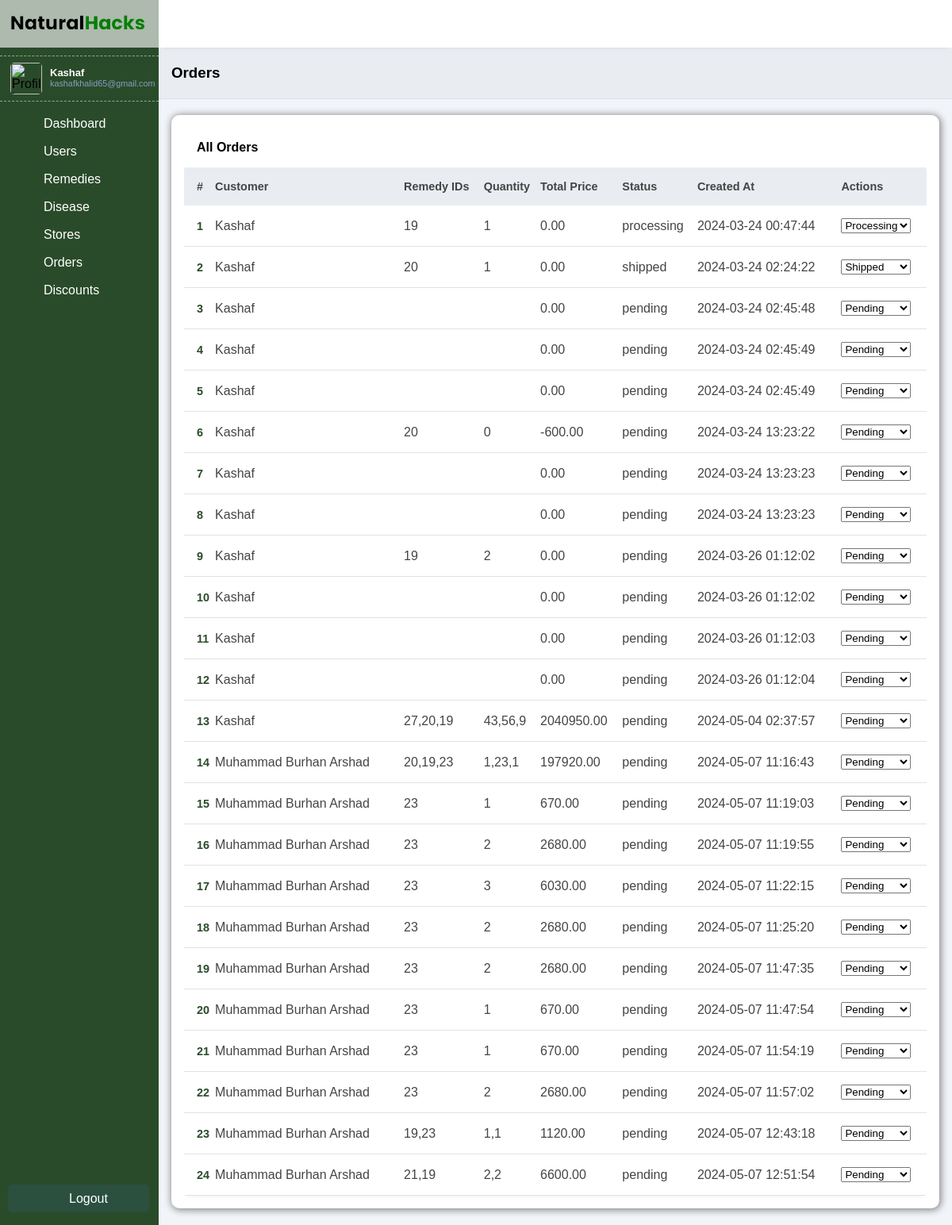
Page /admin/orders/orders.php (signed in) on the committed database.
### tables this page shows
CREATE TABLE `orders` (
  `id` int(11) NOT NULL,
  `user_id` int(11) NOT NULL,
  `total_price` decimal(10,2) NOT NULL,
  `created_at` timestamp NOT NULL DEFAULT current_timestamp(),
  `status` enum('pending','processing','shipped','delivered','cancelled') DEFAULT 'pending'
);

CREATE TABLE `users` (
  `id` int(11) NOT NULL,
  `name` varchar(225) DEFAULT NULL,
  `image` varchar(255) DEFAULT NULL,
  `email` varchar(225) DEFAULT NULL,
  `phone` longtext DEFAULT NULL,
  `password` varchar(225) DEFAULT NULL,
  `address` varchar(225) DEFAULT NULL,
  `admin_approved` tinyint(1) NOT NULL DEFAULT 1,
  `created_at` timestamp NOT NULL DEFAULT current_timestamp() ON UPDATE current_timestamp()
);

### admin/orders/orders.php (the view, shortened to what this page needs)
<?php
require_once '../../connection.php';
include_once '../layout/head.php';
include_once '../layout/sidebar.php';
?>
<!DOCTYPE html>
<html lang="en">
<?php include_once '../layout/header.php'; ?>
<body>
    <div class="main-content">
        <main>
            <div class="page-header">
                <h3>Orders</h3>
            </div>
            <div class="page-content">
                <?php
                $sql = "SELECT orders.*, users.name AS user_name, GROUP_CONCAT(order_items.remedy_id) AS remedy_ids, GROUP_CONCAT(order_items.quantity) AS quantities
                        FROM orders
                        INNER JOIN users ON orders.user_id = users.id
                        LEFT JOIN order_items ON orders.id = order_items.order_id
                        GROUP BY orders.id";
                $orders_result = mysqli_query($conn, $sql);
                if (mysqli_num_rows($orders_result) > 0) {
                    ?>
                    <div class="card">
                        <div class="record-header">
                            <h4>All Orders</h4>
                        </div>
                        <div class="records table-responsive">
                            <table width="100%">
                                <thead>
                                    <tr>
                                        <th>#</th>
                                        <th>Customer</th>
                                        <th>Remedy IDs</th>
                                        <th>Quantity</th>
                                        <th>Total Price</th>
                                        <th>Status</th>
                                        <th>Created At</th>
                                        <th>Actions</th>
                                    </tr>
                                </thead>
                                <tbody>
                                    <?php
                                    $order_count = 0;
                                    while ($order = mysqli_fetch_assoc($orders_result)) {
                                        $order_count++;
                                        ?>
                                        <tr>
                                            <td><?= $order_count ?></td>
                                            <td><?= htmlspecialchars($order['user_name']) ?></td>
                                            <td><?= htmlspecialchars($order['remedy_ids']) ?></td>
                                            <td><?= isset($order['quantities']) ? htmlspecialchars($order['quantities']) : '' ?></td>
                                            <td><?= htmlspecialchars($order['total_price']) ?></td>
                                            <td><?= htmlspecialchars($order['status']) ?></td>
                                            <td><?= htmlspecialchars($order['created_at']) ?></td>
                                            <td>
                                                <form method="POST" action="">
                                                    <select name="status" onchange="this.form.submit()">
                                                        <option value="pending" <?= ($order['status'] == 'pending') ? 'selected' : '' ?>>Pending</option>
                                                        <option value="processing" <?= ($order['status'] == 'processing') ? 'selected' : '' ?>>Processing</option>
                                                        <option value="shipped" <?= ($order['status'] == 'shipped') ? 'selected' : '' ?>>Shipped</option>
                                                    </select>
                                                </form>
                                            </td>
                                        </tr>
                                    <?php } ?>
                                </tbody>
                            </table>
                        </div>
                    </div>
                <?php
                } else {
                    echo "<div class='no-data'>
                            <img src='../assets/images/no-data.jpg' />
                            <h1>No records found</h1>
                        </div>";
                }
                ?>
            </div>
        </main>
    </div>
</body>
</html>

### admin/style.css (style rules this page uses)
:root { --main-color: #2a4b2a; --color-dark: #2b503f; --text-grey: #b0b0b0; }
* { margin: 0; padding: 0; text-decoration: none; box-sizing: border-box; font-family: "Merriweather", sans-serif; }
.main-content { margin-left: 200px; width: calc(100% - 200px); transition: margin-left 300ms; }
main { margin-top: 60px; }
.page-header { padding: 1.3rem 1rem; background: #e9edf2; border-bottom: 1px solid #dee2e8; }
.page-content { padding: 1.3rem 1rem; background: #f1f4f9; }
.card { background-color: white; padding: 1rem; border-radius: 10px; box-shadow: gray 1px 1px 10px 1px; }
.records { box-shadow: 0px 5px 5px -5px rgb(0 0 0 / 10%); background: #fff; border-radius: 3px; }
.record-header { padding: 1rem; display: flex; justify-content: space-between; align-items: center; }
input, button, select { outline: none; }
.table-responsive { width: 100%; overflow: auto; }
table { border-collapse: collapse; }
table thead tr { background: #e9edf2; }
table thead th { padding: 1rem 0rem; text-align: left; color: #444; font-size: 0.9rem; }
table thead th:first-child { padding-left: 1rem; }
table tbody td { padding: 1rem 0rem; color: #444; }
table tbody td:first-child { padding-left: 1rem; color: var(--main-color); font-weight: 600; font-size: 0.9rem; }
table tbody tr { border-bottom: 1px solid #dee2e8; }

### rows in the picture
orders: user.name "Kashaf", remedy_ids "19", quantities "1", total_price "0.00", status "processing", created_at "2024-03-24 00:47:44", status "Processing"
orders: user.name "Kashaf", remedy_ids "20", quantities "1", total_price "0.00", status "shipped", created_at "2024-03-24 02:24:22", status "Shipped"
orders: user.name "Kashaf", total_price "0.00", status "pending", created_at "2024-03-24 02:45:48", status "Pending"
orders: user.name "Kashaf", total_price "0.00", status "pending", created_at "2024-03-24 02:45:49", status "Pending"
orders: user.name "Kashaf", total_price "0.00", status "pending", created_at "2024-03-24 02:45:49", status "Pending"
orders: user.name "Kashaf", remedy_ids "20", quantities "0", total_price "-600.00", status "pending", created_at "2024-03-24 13:23:22", status "Pending"
orders: user.name "Kashaf", total_price "0.00", status "pending", created_at "2024-03-24 13:23:23", status "Pending"
orders: user.name "Kashaf", total_price "0.00", status "pending", created_at "2024-03-24 13:23:23", status "Pending"
orders: user.name "Kashaf", remedy_ids "19", quantities "2", total_price "0.00", status "pending", created_at "2024-03-26 01:12:02", status "Pending"
orders: user.name "Kashaf", total_price "0.00", status "pending", created_at "2024-03-26 01:12:02", status "Pending"
orders: user.name "Kashaf", total_price "0.00", status "pending", created_at "2024-03-26 01:12:03", status "Pending"
orders: user.name "Kashaf", total_price "0.00", status "pending", created_at "2024-03-26 01:12:04", status "Pending"
orders: user.name "Kashaf", remedy_ids "27,20,19", quantities "43,56,9", total_price "2040950.00", status "pending", created_at "2024-05-04 02:37:57", status "Pending"
orders: user.name "Muhammad Burhan Arshad", remedy_ids "20,19,23", quantities "1,23,1", total_price "197920.00", status "pending", created_at "2024-05-07 11:16:43", status "Pending"
orders: user.name "Muhammad Burhan Arshad", remedy_ids "23", quantities "1", total_price "670.00", status "pending", created_at "2024-05-07 11:19:03", status "Pending"
orders: user.name "Muhammad Burhan Arshad", remedy_ids "23", quantities "2", total_price "2680.00", status "pending", created_at "2024-05-07 11:19:55", status "Pending"
orders: user.name "Muhammad Burhan Arshad", remedy_ids "23", quantities "3", total_price "6030.00", status "pending", created_at "2024-05-07 11:22:15", status "Pending"
orders: user.name "Muhammad Burhan Arshad", remedy_ids "23", quantities "2", total_price "2680.00", status "pending", created_at "2024-05-07 11:25:20", status "Pending"
orders: user.name "Muhammad Burhan Arshad", remedy_ids "23", quantities "2", total_price "2680.00", status "pending", created_at "2024-05-07 11:47:35", status "Pending"
orders: user.name "Muhammad Burhan Arshad", remedy_ids "23", quantities "1", total_price "670.00", status "pending", created_at "2024-05-07 11:47:54", status "Pending"
orders: user.name "Muhammad Burhan Arshad", remedy_ids "23", quantities "1", total_price "670.00", status "pending", created_at "2024-05-07 11:54:19", status "Pending"
orders: user.name "Muhammad Burhan Arshad", remedy_ids "23", quantities "2", total_price "2680.00", status "pending", created_at "2024-05-07 11:57:02", status "Pending"
orders: user.name "Muhammad Burhan Arshad", remedy_ids "19,23", quantities "1,1", total_price "1120.00", status "pending", created_at "2024-05-07 12:43:18", status "Pending"
orders: user.name "Muhammad Burhan Arshad", remedy_ids "21,19", quantities "2,2", total_price "6600.00", status "pending", created_at "2024-05-07 12:51:54", status "Pending"

### other values in the picture
$_SESSION['admin_name'] "Kashaf"
$_SESSION['admin_email'] "kashafkhalid65@gmail.com"
